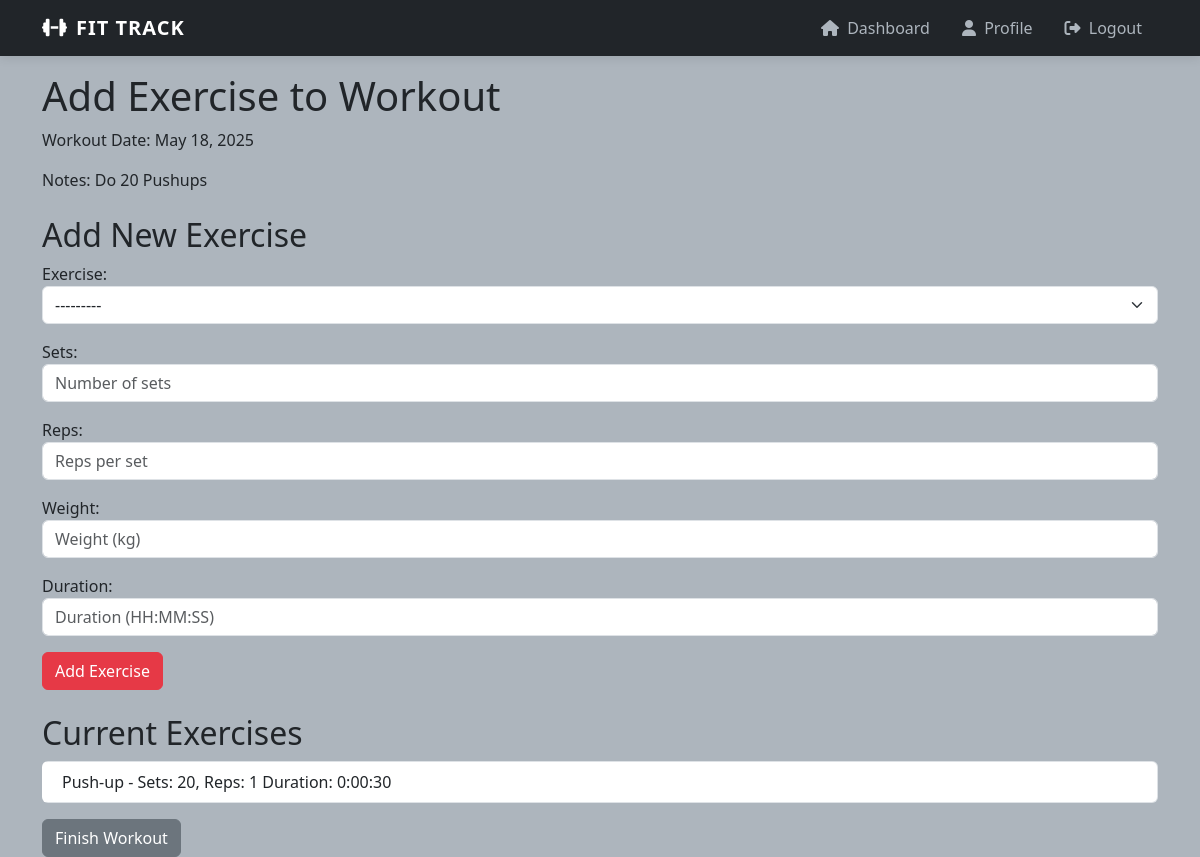
Page /workout/3/add-exercise/ (signed in) on the committed database.
### fitness/models.py (models this page shows, shortened)
class Workout(models.Model):
    user = models.ForeignKey(User, on_delete=models.CASCADE)
    date = models.DateField(default=timezone.now)
    notes = models.TextField(blank=True)

class WorkoutExercise(models.Model):
    workout = models.ForeignKey(Workout, on_delete=models.CASCADE)
    exercise = models.ForeignKey(Exercise, on_delete=models.CASCADE)
    sets = models.PositiveIntegerField()
    reps = models.PositiveIntegerField()
    weight = models.DecimalField(max_digits=5, decimal_places=2, null=True, blank=True)
    duration = models.DurationField(null=True, blank=True)  # For cardio

class Exercise(models.Model):
    name = models.CharField(max_length=100)
    description = models.TextField(blank=True)
    muscle_group = models.CharField(max_length=100)
    def __str__(self):
        return self.name

### fitness/views.py (the view)
# urls.py: path('workout/<int:workout_id>/add-exercise/', views.add_exercise, name='add_exercise'),
@login_required
def add_exercise(request, workout_id):
    workout = get_object_or_404(Workout, id=workout_id, user=request.user)
    if request.method == 'POST':
        form = WorkoutExerciseForm(request.POST)
        if form.is_valid():
            exercise = form.save(commit=False)
            exercise.workout = workout
            exercise.save()
            return redirect('fitness:add_exercise', workout_id=workout.id)
    else:
        form = WorkoutExerciseForm()
    exercises = WorkoutExercise.objects.filter(workout=workout)
    return render(request, 'fitness/add_exercise.html', {
        'form': form,
        'workout': workout,
        'exercises': exercises
    })

### fitness/templates/fitness/add_exercise.html (shortened to what this page needs)
{% extends 'fitness/base.html' %}
{% block content %}
<h1>Add Exercise to Workout</h1>
<p>Workout Date: {{ workout.date }}</p>
<p>Notes: {{ workout.notes }}</p>
<h2 class="mt-4">Add New Exercise</h2>
<form method="post">
    {{ form.as_p }}
    <button type="submit" class="btn btn-primary">Add Exercise</button>
</form>
<h2 class="mt-4">Current Exercises</h2>
<ul class="list-group">
    {% for exercise in exercises %}
    <li class="list-group-item">
        {{ exercise.exercise.name }} -
        Sets: {{ exercise.sets }},
        Reps: {{ exercise.reps }}
        {% if exercise.duration %}Duration: {{ exercise.duration }}{% endif %}
    </li>
    {% empty %}
    <li class="list-group-item">No exercises added yet</li>
    {% endfor %}
</ul>
<a href="{% url 'fitness:dashboard' %}" class="btn btn-secondary mt-3">Finish Workout</a>
{% endblock %}

### fitness/templates/fitness/base.html (style rules this page uses)
:root { --primary-red: #e63946; --dark-red: #d00000; --light-grey: #f8f9fa; --medium-grey: #adb5bd; --dark-grey: #495057; --black: #212529; --transition: all 0.3s cubic-bezier(0.25, 0.8, 0.25, 1); }
body { background-color: var(--medium-grey); color: var(--black); font-family: 'Segoe UI', Tahoma, Geneva, Verdana, sans-serif; }
.btn-primary { background-color: var(--primary-red); border-color: var(--primary-red); transition: var(--transition); }
.list-group-item { transition: var(--transition); border-left: 4px solid transparent; }

### rows in the picture
Workout: date "May 18, 2025", notes "Do 20 Pushups"
WorkoutExercise: exercise.name "Push-up", sets "20", reps "1", duration "0:00:30"
